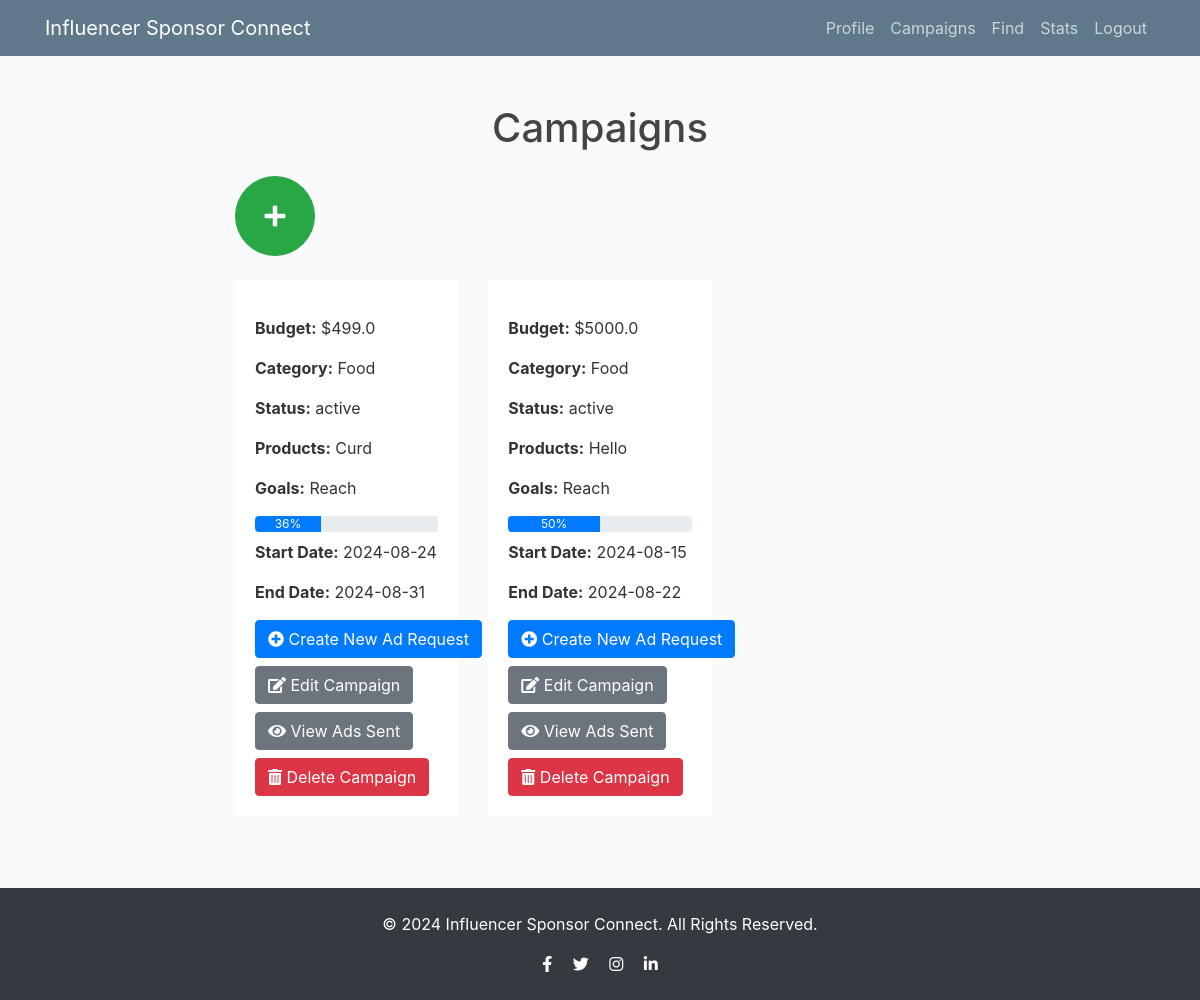
Page /sponsor/campaigns (signed in) on the earlier database version.
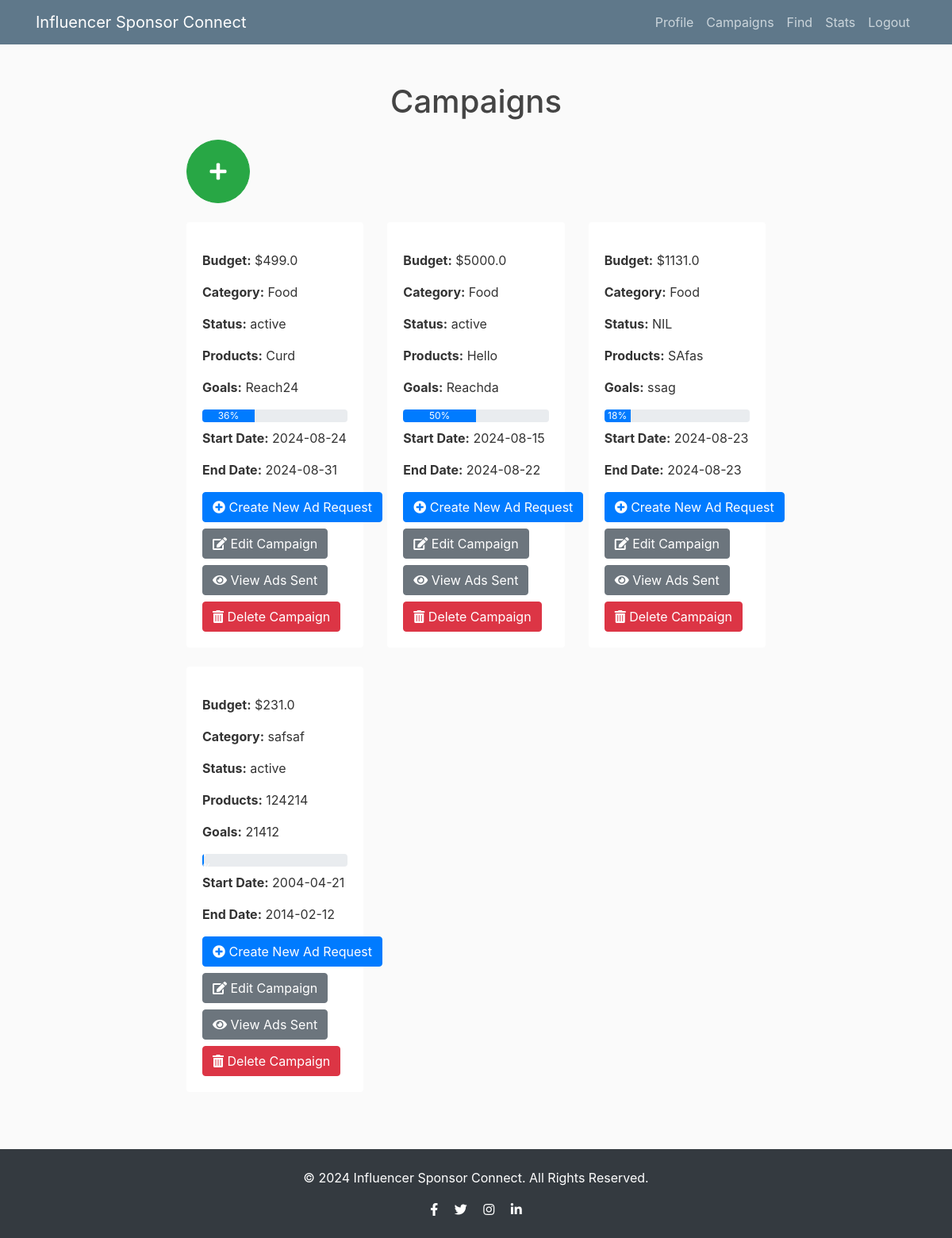
Same page on the later database version.
### Flask/models.py (models this page shows)
class Campaign(db.Model,UserMixin):
    __tablename__ = 'campaigns'
    id = db.Column(db.Integer, primary_key=True)
    user_id = db.Column(db.Integer, db.ForeignKey('user.id'), nullable=False)  # Added user_id
    campaign_name = db.Column(db.String(120), nullable=False)
    category = db.Column(db.String(80))
    budget = db.Column(db.Float)
    status = db.Column(db.String(80))
    products = db.Column(db.String(200))
    goals = db.Column(db.String(200))
    progress = db.Column(db.Integer)
    start_date = db.Column(db.Date)
    end_date = db.Column(db.Date)
    ad_requests = db.relationship('AdRequest', back_populates='campaign', cascade="all, delete-orphan")
    sponsor = db.relationship('User', backref=db.backref('campaigns', lazy=True))

### Flask/routes.py (the view)
@app.route('/sponsor/campaigns')
@login_required
def s_campaigns():
    user_id = session.get('user_id')
    campaigns = Campaign.query.filter_by(user_id=user_id).all()
    return render_template('s_campaigns.html', campaigns=campaigns)

### Flask/__init__.py (called while the page is built)
@login_manager.user_loader
def load_user(user_id):
    from Flask.models import User
    return User.query.get(int(user_id))

### Flask/templates/s_campaigns.html (shortened to what this page needs)
{% extends "layout.html" %}
{% block content %}
    <h1 class="text-center my-4">Campaigns</h1>
    <div class="text-center mb-4">
        <a href="{{ url_for('add_campaign') }}" class="btn btn-success btn-lg rounded-circle shadow-lg"
           style="width: 80px; height: 80px; display: flex; align-items: center; justify-content: center; font-size: 24px;"
           title="Add new Campaign">
           <i class="fas fa-plus"></i>
        </a>
    </div>
    <div class="row">
        {% for campaign in campaigns %}
            <div class="col-md-4 mb-4">
                <div class="card h-100 shadow-sm border-0">
                    <div class="card-body">
                        <p class="card-text"><strong>Budget:</strong> ${{ campaign.budget }}</p>
                        <p class="card-text"><strong>Category:</strong> {{ campaign.category }}</p>
                        <p class="card-text"><strong>Status:</strong> {{ campaign.status }}</p>
                        <p class="card-text"><strong>Products:</strong> {{ campaign.products }}</p>
                        <p class="card-text"><strong>Goals:</strong> {{ campaign.goals }}</p>
                        <div class="progress mb-2">
                            <div class="progress-bar" role="progressbar" style="width: {{ campaign.progress }}%;" aria-valuenow="{{ campaign.progress }}" aria-valuemin="0" aria-valuemax="100">{{ campaign.progress }}%</div>
                        </div>
                        <p class="card-text"><strong>Start Date:</strong> {{ campaign.start_date }}</p>
                        <p class="card-text"><strong>End Date:</strong> {{ campaign.end_date }}</p>
                        <a href="{{ url_for('add_ad_request', campaign_id=campaign.id) }}" class="btn btn-primary"><i class="fas fa-plus-circle"></i> Create New Ad Request</a>
                        <a href="{{ url_for('edit_campaign', campaign_id=campaign.id) }}" class="btn btn-secondary mt-2"><i class="fas fa-edit"></i> Edit Campaign</a>
                        <a href="{{ url_for('view_ad_requests', campaign_id=campaign.id) }}" class="btn btn-secondary mt-2"><i class="fas fa-eye"></i> View Ads Sent</a>
                        <a href="{{ url_for('delete_campaign', campaign_id=campaign.id) }}" class="btn btn-danger mt-2"><i class="fas fa-trash-alt"></i> Delete Campaign</a>
                    </div>
                </div>
            </div>
        {% endfor %}
    </div>
{% endblock %}

### Flask/templates/layout.html (shortened to what this page needs)
<!DOCTYPE html>
<html>
<head>
    <link rel="stylesheet" href="https://maxcdn.bootstrapcdn.com/bootstrap/4.0.0/css/bootstrap.min.css">
    <link rel="stylesheet" type="text/css" href="{{ url_for('static', filename='main.css') }}">
    <link rel="stylesheet" href="https://cdnjs.cloudflare.com/ajax/libs/font-awesome/5.15.4/css/all.min.css">
</head>
<body>
    <header class="site-header">
      <nav class="navbar navbar-expand-md navbar-dark bg-steel fixed-top">
        <div class="container">
          <a class="navbar-brand mr-4" href="/">Influencer Sponsor Connect</a>
          <div class="collapse navbar-collapse" id="navbarToggle">
            <div class="navbar-nav">
              {% if current_user.is_authenticated %}
                {% if current_user.role == 'sponsor' %}
                  <a class="nav-item nav-link" href="{{ url_for('sprofile') }}">Profile</a>
                  <a class="nav-item nav-link" href="{{ url_for('s_campaigns') }}">Campaigns</a>
                  <a class="nav-item nav-link" href="{{ url_for('sfind') }}">Find</a>
                  <a class="nav-item nav-link" href="{{ url_for('sstats') }}">Stats</a>
                  <a class="nav-item nav-link" href="{{ url_for('logout') }}">Logout</a>
                {% elif current_user.role == 'influencer' %}
                  <a class="nav-item nav-link" href="{{ url_for('iprofile') }}">Profile</a>
                  <a class="nav-item nav-link" href="{{ url_for('Ifind') }}">Find</a>
                  <a class="nav-item nav-link" href="{{ url_for('Istat') }}">Stats</a>
                  <a class="nav-item nav-link" href="{{ url_for('logout') }}">Logout</a>
                {% elif current_user.role =='admin' %}
                  <a class="nav-item nav-link" href="{{ url_for('logout') }}">Logout</a>
                {% endif %}
              {% endif %}
            </div>
          </div>
        </div>
      </nav>
    </header>
    <main role="main" class="container mt-5">
      <div class="row">
        <div class="col-md-8 offset-md-2">
          {% block content %}{% endblock %}
        </div>
      </div>
    </main>
    <footer class="bg-dark text-white mt-5 p-4 text-center">
        <p>&copy; 2024 Influencer Sponsor Connect. All Rights Reserved.</p>
        <a href="#" class="text-white"><i class="fab fa-facebook-f mx-2"></i></a>
        <a href="#" class="text-white"><i class="fab fa-twitter mx-2"></i></a>
        <a href="#" class="text-white"><i class="fab fa-instagram mx-2"></i></a>
        <a href="#" class="text-white"><i class="fab fa-linkedin-in mx-2"></i></a>
    </footer>
</body>
</html>

### Flask/static/main.css (style rules this page uses)
body { background: #fafafa; color: #333333; margin-top: 5rem; }
h1, h2, h3, h4, h5, h6 { color: #444444; }
.bg-steel { background-color: #5f788a; }
.site-header .navbar-nav .nav-link { color: #cbd5db; }

Differences in the rows shown:
changed Campaign "Curd": goals "Reach" → "Reach24"
changed Campaign "Hello": goals "Reach" → "Reachda"
added Campaign: budget "1131.0", category "Food", status "NIL", products "SAfas", goals "ssag", progress "18", start_date "2024-08-23", end_date "2024-08-23"
added Campaign: budget "231.0", category "safsaf", status "active", products "124214", goals "21412", start_date "2004-04-21", end_date "2014-02-12"
